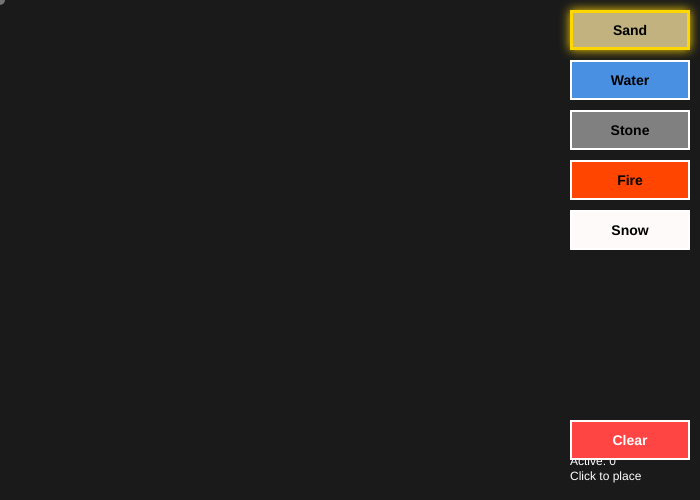
Frame 1 (no input)
Frame 60 (no input): identical to frame 1, image omitted
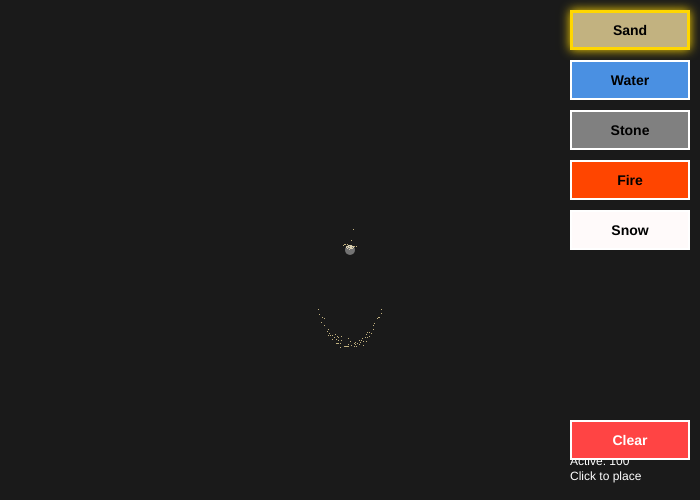
Frame 120 (the mouse pressed at the canvas centre since frame 60)

The p5.js sketch that drew these frames (run headless with seeded random() and noise() and a simulated clock; from frame 60 on, the mouse is pressed at the canvas centre):

// p5.js sketch
// ── sketch.js
// Sand simulator with material chooser
const particleCount = 1000000;
const mouseRadius = 50;
const repelForce = 0.5;
const gravity = 0.2;

// Materials: [name, color, viscosity, bounce, friction, flowRate, density]
const materials = [
    ['Sand', '#C2B280', 0.85, 0.2, 0.95, 0.5, 1.0],    // Medium flow, high density
    ['Water', '#4A90E2', 0.95, 0.1, 0.9, 1.0, 0.8],    // High flow, low density
    ['Stone', '#808080', 0.7, 0.5, 0.98, 0.1, 1.5],    // Low flow, very high density
    ['Fire', '#FF4500', 0.9, 0.3, 0.85, 0.8, 0.3],     // High flow, very low density
    ['Snow', '#FFFAFA', 0.88, 0.15, 0.92, 0.6, 0.7],   // Medium flow, low density
];

let selectedMaterial = 0;
let particles = new Float32Array(particleCount * 6); // x, y, vx, vy, materialIndex, colorIndex
let materialColors = [];
let colorArray = [];
let particleCountActive = 0; // Track how many particles are active

function setup() {
    createCanvas(700, 500);
    pixelDensity(1);
    
    // Precompute material colors
    for (let i = 0; i < materials.length; i++) {
        const c = color(materials[i][1]);
        materialColors.push([
            (255 << 24) | (c.levels[0] << 16) | (c.levels[1] << 8) | c.levels[2],
            c.levels[0],
            c.levels[1],
            c.levels[2]
        ]);
    }
    
    // Create material selector buttons
    createMaterialSelector();
    
    // Create clear button
    createClearButton();
    
    // Initialize all particles as inactive
    // Use a value that's clearly invalid (like -999) to mark inactive particles
    for (let i = 0; i < particleCount; i++) {
        const idx = i * 6;
        particles[idx] = -999; // Mark as inactive with invalid position
        particles[idx + 1] = -999;
        particles[idx + 2] = 0;
        particles[idx + 3] = 0;
        particles[idx + 4] = -1; // -1 means inactive
    }
    
    console.log('Setup complete. Particle count:', particleCount);
}

let materialButtons = [];

function createMaterialSelector() {
    const buttonWidth = 120;
    const buttonHeight = 40;
    const startX = width - buttonWidth - 10;
    const startY = 10;
    const spacing = 50;
    
    for (let i = 0; i < materials.length; i++) {
        const btn = createButton(materials[i][0]);
        btn.position(startX, startY + i * spacing);
        btn.size(buttonWidth, buttonHeight);
        btn.elt.style.backgroundColor = materials[i][1];
        btn.elt.style.color = '#000';
        btn.elt.style.border = '2px solid #fff';
        btn.elt.style.fontSize = '14px';
        btn.elt.style.fontWeight = 'bold';
        btn.elt.style.cursor = 'pointer';
        
        materialButtons.push(btn);
        
        // Use closure to capture i
        (function(index) {
            btn.mousePressed(function() {
                selectedMaterial = index;
                updateButtonStyles();
                console.log('Selected material:', materials[index][0]);
            });
        })(i);
    }
    updateButtonStyles();
}

function updateButtonStyles() {
    for (let i = 0; i < materialButtons.length; i++) {
        if (i === selectedMaterial) {
            materialButtons[i].elt.style.border = '3px solid #FFD700';
            materialButtons[i].elt.style.boxShadow = '0 0 10px #FFD700';
        } else {
            materialButtons[i].elt.style.border = '2px solid #fff';
            materialButtons[i].elt.style.boxShadow = 'none';
        }
    }
}

let clearButton;

function createClearButton() {
    clearButton = createButton('Clear');
    clearButton.position(width - 130, height - 80);
    clearButton.size(120, 40);
    clearButton.elt.style.backgroundColor = '#FF4444';
    clearButton.elt.style.color = '#fff';
    clearButton.elt.style.border = '2px solid #fff';
    clearButton.elt.style.fontSize = '14px';
    clearButton.elt.style.fontWeight = 'bold';
    clearButton.elt.style.cursor = 'pointer';
    clearButton.mousePressed(clearAllParticles);
}

function clearAllParticles() {
    for (let i = 0; i < particleCount; i++) {
        const idx = i * 6;
        particles[idx] = -999;
        particles[idx + 1] = -999;
        particles[idx + 2] = 0;
        particles[idx + 3] = 0;
        particles[idx + 4] = -1;
    }
    particleCountActive = 0;
    console.log('Cleared all particles');
}

function draw() {
    background('#1a1a1a');
    loadPixels();
    const canvasWidth = canvas.width;
    const canvasHeight = canvas.height;
    const radiusSq = mouseRadius * mouseRadius;
    
    // Build occupancy grid and material grid for collision detection (1 pixel = 1 cell)
    const occupancyGrid = new Uint8Array(canvasWidth * canvasHeight);
    const materialGrid = new Int8Array(canvasWidth * canvasHeight); // Store material index at each position
    
    // First pass: mark all current particle positions and their materials
    for (let i = 0; i < particleCount; i++) {
        const idx = i * 6;
        const materialIdx = particles[idx + 4];
        if (materialIdx < 0) continue;
        
        const x = floor(particles[idx]);
        const y = floor(particles[idx + 1]);
        if (x >= 0 && x < canvasWidth && y >= 0 && y < canvasHeight) {
            const gridIndex = y * canvasWidth + x;
            occupancyGrid[gridIndex] = 1;
            materialGrid[gridIndex] = materialIdx;
        }
    }

    for (let i = 0; i < particleCount; i++) {
        const idx = i * 6;
        let px = particles[idx];
        let py = particles[idx + 1];
        let vx = particles[idx + 2];
        let vy = particles[idx + 3];
        const materialIdx = particles[idx + 4];
        
        // Skip if particle is not initialized (material index -1)
        if (materialIdx < 0) continue;
        
        const material = materials[materialIdx];
        const viscosity = material[2];
        const bounce = material[3];
        const friction = material[4];
        const flowRate = material[5];
        const density = material[6];

        // Apply gravity (scaled by density)
        vy += gravity * density;
        
        // Fire rises instead of falls
        if (materialIdx === 3) { // Fire
            vy -= gravity * 0.8;
        }

        // Mouse interaction
        if (mouseX >= 0 && mouseY >= 0 && mouseX < width - 140) {
            const dx = px - mouseX;
            const dy = py - mouseY;
            const distanceSq = dx * dx + dy * dy;

            if (distanceSq < radiusSq && distanceSq > 0) {
                const distance = sqrt(distanceSq);
                const effectStrength = (1 - distance / mouseRadius) * repelForce;
                vx += (dx / distance) * effectStrength;
                vy += (dy / distance) * effectStrength;
            }
        }

        // Apply material-specific viscosity
        vx *= viscosity;
        vy *= viscosity;
        
        // Get current grid position
        const currentX = floor(px);
        const currentY = floor(py);
        const targetY = floor(py + vy);
        const targetX = floor(px + vx);
        
        // Realistic flow physics - check multiple directions
        let canMoveDown = false;
        let canMoveLeft = false;
        let canMoveRight = false;
        let canMoveDownLeft = false;
        let canMoveDownRight = false;
        
        // Check if can move straight down
        if (targetY < canvasHeight && targetY >= 0 && currentX >= 0 && currentX < canvasWidth) {
            const gridIndex = targetY * canvasWidth + currentX;
            if (targetY !== currentY && occupancyGrid[gridIndex] === 0) {
                canMoveDown = true;
            }
        }
        
        // If can't move straight down, check diagonals and sides (flow behavior)
        if (!canMoveDown && vy > 0) {
            // Check down-left
            const checkX = currentX - 1;
            const checkY = targetY;
            if (checkX >= 0 && checkY < canvasHeight && checkY >= 0) {
                const gridIndex = checkY * canvasWidth + checkX;
                if (occupancyGrid[gridIndex] === 0) {
                    canMoveDownLeft = true;
                }
            }
            
            // Check down-right
            const checkX2 = currentX + 1;
            if (checkX2 < canvasWidth && checkY < canvasHeight && checkY >= 0) {
                const gridIndex = checkY * canvasWidth + checkX2;
                if (occupancyGrid[gridIndex] === 0) {
                    canMoveDownRight = true;
                }
            }
            
            // If can't move down at all, check sides for flow
            if (!canMoveDownLeft && !canMoveDownRight) {
                // Check left
                const leftX = currentX - 1;
                if (leftX >= 0 && currentY >= 0 && currentY < canvasHeight) {
                    const gridIndex = currentY * canvasWidth + leftX;
                    if (occupancyGrid[gridIndex] === 0) {
                        canMoveLeft = true;
                    }
                }
                
                // Check right
                const rightX = currentX + 1;
                if (rightX < canvasWidth && currentY >= 0 && currentY < canvasHeight) {
                    const gridIndex = currentY * canvasWidth + rightX;
                    if (occupancyGrid[gridIndex] === 0) {
                        canMoveRight = true;
                    }
                }
            }
        }
        
        // Apply flow behavior based on what's available
        let newX = px;
        let newY = py;
        
        if (canMoveDown) {
            // Move straight down
            newY += vy;
            newX += vx * flowRate; // Allow some horizontal movement while falling
        } else if (canMoveDownLeft && canMoveDownRight) {
            // Both diagonals available - choose based on velocity or random
            if (abs(vx) > 0.2) {
                // Prefer direction of current velocity
                if (vx < 0) {
                    newX -= flowRate;
                    newY += vy * 0.8;
                } else {
                    newX += flowRate;
                    newY += vy * 0.8;
                }
            } else {
                // Random choice for natural flow
                if (random() < 0.5) {
                    newX -= flowRate;
                    newY += vy * 0.8;
                } else {
                    newX += flowRate;
                    newY += vy * 0.8;
                }
            }
            vy *= 0.85; // Slow down on diagonal
        } else if (canMoveDownLeft) {
            newX -= flowRate;
            newY += vy * 0.8;
            vy *= 0.85;
        } else if (canMoveDownRight) {
            newX += flowRate;
            newY += vy * 0.8;
            vy *= 0.85;
        } else if (canMoveLeft || canMoveRight) {
            // Flow sideways when can't fall (like water spreading)
            if (canMoveLeft && canMoveRight) {
                // Prefer direction of velocity, or spread both ways
                if (abs(vx) > 0.2) {
                    newX += vx * flowRate * 2;
                } else {
                    // Spread in both directions for fluid behavior
                    newX += (random() < 0.5 ? -flowRate : flowRate);
                }
            } else if (canMoveLeft) {
                newX -= flowRate * 1.5;
            } else {
                newX += flowRate * 1.5;
            }
            vy = 0; // Stop vertical movement when flowing sideways
            vx *= 0.7; // Reduce horizontal velocity when flowing
        } else {
            // Can't move - stop
            vy = 0;
            vx *= 0.6; // Dampen horizontal velocity
        }
        
        // Update position
        px = constrain(newX, 0, width - 141);
        py = constrain(newY, 0, canvasHeight - 1);
        
        // Material interactions - check adjacent particles
        const finalX = floor(px);
        const finalY = floor(py);
        if (finalX >= 0 && finalX < canvasWidth && finalY >= 0 && finalY < canvasHeight) {
            // Check all 4 adjacent cells for material interactions
            const checkPositions = [
                [finalX, finalY - 1],     // Up
                [finalX, finalY + 1],     // Down
                [finalX - 1, finalY],     // Left
                [finalX + 1, finalY]      // Right
            ];
            
            for (let pos of checkPositions) {
                const checkX = pos[0];
                const checkY = pos[1];
                if (checkX >= 0 && checkX < canvasWidth && checkY >= 0 && checkY < canvasHeight) {
                    const gridIndex = checkY * canvasWidth + checkX;
                    const adjacentMaterial = materialGrid[gridIndex];
                    
                    // Water (1) puts out Fire (3)
                    if (materialIdx === 1 && adjacentMaterial === 3) {
                        // Find and remove the fire particle
                        removeParticleAtPosition(checkX, checkY);
                    }
                    
                    // Fire (3) melts Snow (4)
                    if (materialIdx === 3 && adjacentMaterial === 4) {
                        // Find and remove the snow particle
                        removeParticleAtPosition(checkX, checkY);
                    }
                }
            }
        }

        // Boundary collision with material-specific bounce
        if (px < 0) {
            px = 0;
            vx *= -bounce;
        } else if (px >= width - 140) {
            px = width - 141;
            vx *= -bounce;
        }
        if (py < 0) {
            py = 0;
            vy *= -bounce;
        } else if (py >= canvasHeight) {
            py = canvasHeight - 1;
            vy = 0; // Stop at floor
            vx *= friction; // Floor friction
        }

        // Update particle array
        particles[idx] = px;
        particles[idx + 1] = py;
        particles[idx + 2] = vx;
        particles[idx + 3] = vy;

        // Draw particle
        const x = floor(px);
        const y = floor(py);
        if (x >= 0 && x < width - 140 && y >= 0 && y < canvasHeight) {
            const colorData = materialColors[materialIdx];
            const pixelIndex = (y * canvasWidth + x) * 4;
            // Blend with existing pixels for better visibility
            const alpha = 255;
            pixels[pixelIndex + 0] = colorData[1]; // Red
            pixels[pixelIndex + 1] = colorData[2]; // Green
            pixels[pixelIndex + 2] = colorData[3]; // Blue
            pixels[pixelIndex + 3] = alpha;       // Alpha
        }
    }

    updatePixels();
    
    // Draw material info
    fill(255);
    noStroke();
    textAlign(LEFT);
    textSize(12);
    text('Selected: ' + materials[selectedMaterial][0], width - 130, height - 50);
    text('Active: ' + particleCountActive, width - 130, height - 35);
    text('Click to place', width - 130, height - 20);
    
    // Draw cursor indicator
    if (mouseX >= 0 && mouseX < width - 140 && mouseY >= 0 && mouseY < height) {
        fill(255, 255, 255, 100);
        noStroke();
        ellipse(mouseX, mouseY, 10, 10);
    }
}

function mousePressed() {
    console.log('Mouse pressed at:', mouseX, mouseY);
    if (mouseX >= 0 && mouseX < width - 140 && mouseY >= 0 && mouseY < height) {
        addParticles(mouseX, mouseY);
        console.log('Added particles, active count:', particleCountActive);
    }
}

function mouseDragged() {
    if (mouseX >= 0 && mouseX < width - 140 && mouseY >= 0 && mouseY < height) {
        addParticles(mouseX, mouseY);
    }
}

function removeParticleAtPosition(x, y) {
    // Find particle at this position and remove it
    for (let i = 0; i < particleCount; i++) {
        const idx = i * 6;
        const materialIdx = particles[idx + 4];
        if (materialIdx < 0) continue;
        
        const px = floor(particles[idx]);
        const py = floor(particles[idx + 1]);
        
        if (px === x && py === y) {
            // Remove this particle
            particles[idx] = -999;
            particles[idx + 1] = -999;
            particles[idx + 2] = 0;
            particles[idx + 3] = 0;
            particles[idx + 4] = -1;
            particleCountActive--;
            break; // Only remove one particle at this position
        }
    }
}

function addParticles(x, y) {
    // Find empty particle slots and fill them
    const particlesToAdd = 100;
    let added = 0;
    
    // Make sure x and y are within bounds
    x = constrain(x, 0, width - 141);
    y = constrain(y, 0, height - 1);
    
    for (let i = 0; i < particleCount && added < particlesToAdd; i++) {
        const idx = i * 6;
        const materialIdx = particles[idx + 4];
        const px = particles[idx];
        
        // If particle is inactive (material index is -1 or position is -999)
        if (materialIdx < 0 || px < -100) {
            particles[idx] = x + random(-5, 5);
            particles[idx + 1] = y + random(-5, 5);
            particles[idx + 2] = random(-1, 1);
            particles[idx + 3] = random(-1, 1);
            particles[idx + 4] = selectedMaterial;
            added++;
            particleCountActive++;
        }
    }
    
    if (added === 0) {
        console.log('No inactive particles found! Active:', particleCountActive);
    } else {
        console.log('Added', added, 'particles');
    }
}

// ── style.css
/* CSS for the html and body elements */
html, body {
    margin: 0; /* Removes the default margin */
    padding: 0; /* Removes the default padding */
    height: 100vh; /* Sets the height to 100% of the viewport height */
    overflow: hidden; /* Hides any content that overflows the element's box */
    display: flex; /* Enables Flexbox layout */
    justify-content: center; /* Centers content horizontally within the container */
    align-items: center; /* Centers content vertically within the container */
    background: linear-gradient(to bottom, #87CEEB 0%, #4682B4 100%);
}

/* CSS for the canvas element */
canvas {
    display: block; /* Changes the default display to block, which removes extra space beneath the canvas typical of inline elements */
    max-width: 100%; /* Sets the maximum width to 100% of the parent element, preventing the canvas from exceeding the width of the viewport */
    max-height: 100vh; /* Sets the maximum height to 100% of the viewport height, preventing the canvas from exceeding the height of the viewport */
    width: auto; /* Allows the width of the canvas to be automatically adjusted while maintaining the aspect ratio */
    height: auto; /* Allows the height of the canvas to be automatically adjusted while maintaining the aspect ratio */
    object-fit: contain; /* Ensures that the canvas content is scaled correctly to fit within its box while preserving aspect ratio. The entire canvas is visible, but it may be letterboxed if its aspect ratio differs from its container. */
}
